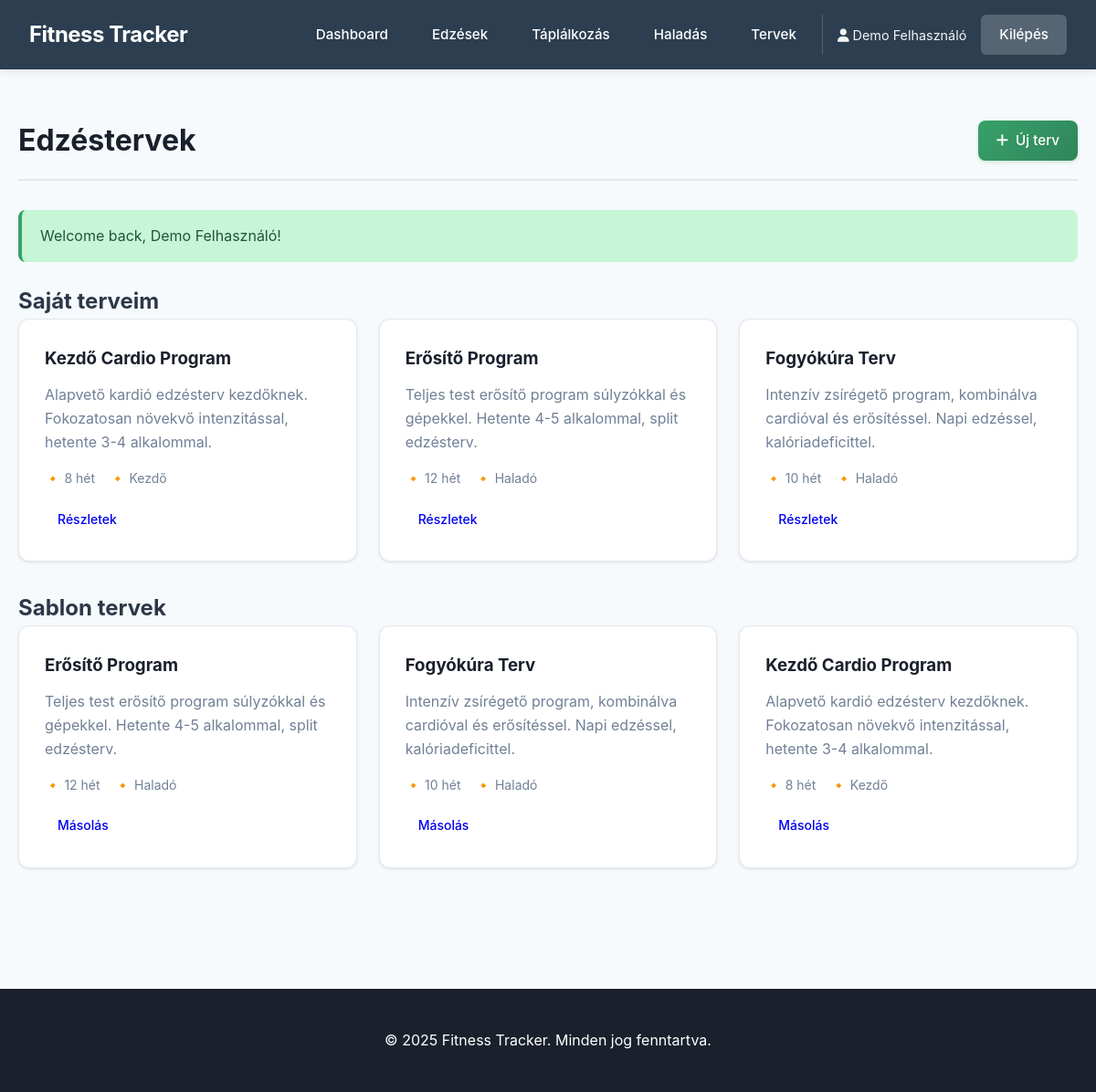
/index.php?action=plan_list (signed in), run on the app's committed database.
### tables this page shows
CREATE TABLE workout_plans (
    id INT AUTO_INCREMENT PRIMARY KEY,
    user_id INT NOT NULL,
    name VARCHAR(100) NOT NULL,
    description TEXT,
    duration_weeks INT NOT NULL,
    difficulty ENUM('Kezdő', 'Haladó', 'Professzionális') NOT NULL,
    goals TEXT,
    is_template BOOLEAN DEFAULT FALSE,
    created_at TIMESTAMP DEFAULT CURRENT_TIMESTAMP,
    FOREIGN KEY (user_id) REFERENCES users(id) ON DELETE CASCADE,
    INDEX idx_user (user_id),
    INDEX idx_template (is_template)
);

### controllers/BaseController.php (called while the page is built, shortened)
<?php
abstract class BaseController
{
    public function __construct($model)
    {
        $this->model = $model;
    }
    protected function render(string $view, array $data = []): void
    {
        extract($data);
        $viewFile = "views/{$view}.php";
        include $viewFile;
    }
    protected function getUserId(): ?int
    {
        return $_SESSION['user_id'] ?? null;
    }
    protected function getFlash(): ?array
    {
        if (isset($_SESSION['flash_message'])) {
            $flash = [
                'message' => $_SESSION['flash_message'],
                'type' => $_SESSION['flash_type'] ?? 'success'
            ];
            return $flash;
        }
        return null;
    }
}

### controllers/WorkoutPlanController.php (called while the page is built, shortened)
<?php
class WorkoutPlanController extends BaseController
{
    public function list(): void
    {
        $userId = $this->getUserId();
        $plans = $this->model->getByUserId($userId);
        $templates = $this->model->getTemplates();
        $this->render('plan/index', [
            'plans' => $plans,
            'templates' => $templates,
            'flash' => $this->getFlash()
        ]);
    }
}

### classes/Router.php (called while the page is built, shortened)
<?php
class Router
{
    private array $routes = [];
    private Database $database;
    public function __construct(Database $database)
    {
        $this->database = $database;
    }
    public function add(string $action, string $controllerClass, string $method, string $modelClass): void
    {
        $this->routes[$action] = [
            'controller' => $controllerClass,
            'method' => $method,
            'model' => $modelClass
        ];
    }
    public function dispatch(?string $action = null): void
    {
        $action = $action ?? $_GET['action'] ?? 'home';
        $route = $this->routes[$action];
        $model = new $route['model']($this->database);
        $controller = new $route['controller']($model);
        $method = $route['method'];
        $controller->$method();
    }
}

### index.php (called while the page is built, shortened)
<?php
require_once 'config/database.php';
require_once 'classes/Database.php';
require_once 'classes/Router.php';
require_once 'models/BaseModel.php';
require_once 'controllers/BaseController.php';
require_once 'models/WorkoutPlan.php';
require_once 'controllers/WorkoutPlanController.php';
$database = Database::getInstance();
$router = new Router($database);
$router->add('login', AuthController::class, 'login', User::class);
$router->add('register', AuthController::class, 'register', User::class);
$router->add('logout', AuthController::class, 'logout', User::class);
$router->add('home', DashboardController::class, 'home', User::class);
$router->add('workout_list', WorkoutController::class, 'list', Workout::class);
$router->add('workout_create', WorkoutController::class, 'create', Workout::class);
$router->add('workout_edit', WorkoutController::class, 'edit', Workout::class);
$router->add('workout_delete', WorkoutController::class, 'delete', Workout::class);
$router->add('nutrition_list', NutritionController::class, 'list', Nutrition::class);
$router->add('nutrition_create', NutritionController::class, 'create', Nutrition::class);
$router->add('nutrition_edit', NutritionController::class, 'edit', Nutrition::class);
$router->add('nutrition_delete', NutritionController::class, 'delete', Nutrition::class);
$router->add('calculator', NutritionController::class, 'calculator', Nutrition::class);
$router->add('progress_list', ProgressController::class, 'list', Progress::class);
$router->add('progress_create', ProgressController::class, 'create', Progress::class);
$router->add('progress_charts', ProgressController::class, 'charts', Progress::class);
$router->add('plan_list', WorkoutPlanController::class, 'list', WorkoutPlan::class);
$router->add('plan_create', WorkoutPlanController::class, 'create', WorkoutPlan::class);
$router->add('plan_show', WorkoutPlanController::class, 'show', WorkoutPlan::class);
$router->add('plan_clone', WorkoutPlanController::class, 'clone', WorkoutPlan::class);
$router->dispatch();

### models/BaseModel.php (called while the page is built, shortened)
<?php
abstract class BaseModel
{
    public function __construct(Database $database)
    {
        $this->db = $database->getConnection();
    }
}

### classes/Database.php (called while the page is built, shortened)
<?php
class Database
{
    private mysqli $connection;
    private function __construct()
    {
        $this->connection = new mysqli(
            DB_HOST,
            DB_USER,
            DB_PASS,
            DB_NAME
        );
        $this->connection->set_charset(DB_CHARSET);
    }
    public function getConnection(): mysqli
    {
        return $this->connection;
    }
}

### models/WorkoutPlan.php (called while the page is built, shortened)
<?php
class WorkoutPlan extends BaseModel
{
    protected string $table = 'workout_plans';
    public function getByUserId(int $userId): mysqli_result|false
    {
        $sql = "SELECT * FROM {$this->table} WHERE user_id = ? ORDER BY created_at DESC";
        $stmt = $this->db->prepare($sql);
        $stmt->bind_param('i', $userId);
        $stmt->execute();
        return $stmt->get_result();
    }
    public function getTemplates(): mysqli_result|false
    {
        $sql = "SELECT * FROM {$this->table} WHERE is_template = 1 ORDER BY name ASC";
        return $this->db->query($sql);
    }
}

### views/plan/index.php (the view)
<?php include 'views/layouts/header.php'; ?>
<div class="container">
    <div class="page-header">
        <h1>Edzéstervek</h1>
        <a href="index.php?action=plan_create" class="btn btn-primary"><i class="fa-solid fa-plus"></i> Új terv</a>
    </div>
    <?php if ($flash): ?><div class="alert alert-<?php echo $flash['type']; ?>"><?php echo htmlspecialchars($flash['message']); ?></div><?php endif; ?>
    <h2>Saját terveim</h2>
    <div class="plans-grid">
        <?php if ($plans && $plans->num_rows > 0): ?>
            <?php while ($plan = $plans->fetch_assoc()): ?>
            <div class="plan-card">
                <h3><?php echo htmlspecialchars($plan['name']); ?></h3>
                <p><?php echo htmlspecialchars($plan['description']); ?></p>
                <div class="plan-meta">
                    <span>🔸 <?php echo $plan['duration_weeks']; ?> hét</span>
                    <span>🔸 <?php echo htmlspecialchars($plan['difficulty']); ?></span>
                </div>
                <a href="index.php?action=plan_show&id=<?php echo $plan['id']; ?>" class="btn btn-sm">Részletek</a>
            </div>
            <?php endwhile; ?>
        <?php else: ?>
            <p class="empty-state">Még nincsenek saját terveid. Hozz létre egyet vagy válassz a sablonok közül!</p>
        <?php endif; ?>
    </div>
    <?php if ($templates && $templates->num_rows > 0): ?>
    <h2>Sablon tervek</h2>
    <div class="plans-grid">
        <?php while ($template = $templates->fetch_assoc()): ?>
        <div class="plan-card">
            <h3><?php echo htmlspecialchars($template['name']); ?></h3>
            <p><?php echo htmlspecialchars($template['description']); ?></p>
            <div class="plan-meta">
                <span>🔸 <?php echo $template['duration_weeks']; ?> hét</span>
                <span>🔸 <?php echo htmlspecialchars($template['difficulty']); ?></span>
            </div>
            <a href="index.php?action=plan_clone&id=<?php echo $template['id']; ?>" class="btn btn-sm">Másolás</a>
        </div>
        <?php endwhile; ?>
    </div>
    <?php endif; ?>
</div>
<?php include 'views/layouts/footer.php'; ?>

### public/css/style.css (style rules this page uses)
* { margin: 0; padding: 0; box-sizing: border-box; }
body { font-family: 'Inter', -apple-system, BlinkMacSystemFont, 'Segoe UI', sans-serif; line-height: 1.6; color: #2d3748; background-color: #f7fafc; }
.container { max-width: 1400px; margin: 0 auto; padding: 20px; }
.page-header { display: flex; justify-content: space-between; align-items: center; margin-bottom: 2rem; padding-bottom: 1rem; border-bottom: 2px solid #e2e8f0; }
.page-header h1 { color: #1a202c; font-size: 2rem; font-weight: 700; }
.btn { display: inline-flex; align-items: center; justify-content: center; gap: 0.5rem; padding: 0.625rem 1.25rem; border: none; border-radius: 8px; font-size: 0.95rem; font-weight: 500; cursor: pointer; text-decoration: none; transition: all 0.2s; }
.btn-primary { background: linear-gradient(135deg, #38a169 0%, #2f855a 100%); color: white; box-shadow: 0 2px 4px rgba(56, 161, 105, 0.2); }
.btn-sm { padding: 0.375rem 0.875rem; font-size: 0.875rem; }
.alert { padding: 1rem 1.25rem; border-radius: 8px; margin-bottom: 1.5rem; border-left: 4px solid; }
.alert-success { background-color: #c6f6d5; color: #22543d; border-color: #38a169; }
.plans-grid { display: grid; grid-template-columns: repeat(auto-fill, minmax(320px, 1fr)); gap: 1.5rem; margin-bottom: 2rem; }
.plan-card { background: white; border-radius: 12px; padding: 1.75rem; box-shadow: 0 1px 3px rgba(0,0,0,0.1); border: 1px solid #e2e8f0; transition: all 0.3s; }
.plan-card h3 { color: #1a202c; margin-bottom: 0.75rem; }
.plan-card p { color: #718096; margin-bottom: 1rem; line-height: 1.6; }
.plan-meta { display: flex; gap: 1rem; margin-bottom: 1rem; font-size: 0.875rem; color: #718096; }

### data on the page
workout_plans: name "Kezdő Cardio Program", description "Alapvető kardió edzésterv kezdőknek. Fokozatosan növekvő intenzitással, hetente 3-4 alkalommal.", duration_weeks "8", difficulty "Kezdő"
workout_plans: name "Erősítő Program", description "Teljes test erősítő program súlyzókkal és gépekkel. Hetente 4-5 alkalommal, split edzésterv.", duration_weeks "12", difficulty "Haladó"
workout_plans: name "Fogyókúra Terv", description "Intenzív zsírégető program, kombinálva cardióval és erősítéssel. Napi edzéssel, kalóriadeficittel.", duration_weeks "10", difficulty "Haladó"

### other printed values
$_SESSION['user_name'] "Demo Felhasználó"
$flash['message'] "Welcome back, Demo Felhasználó!"
